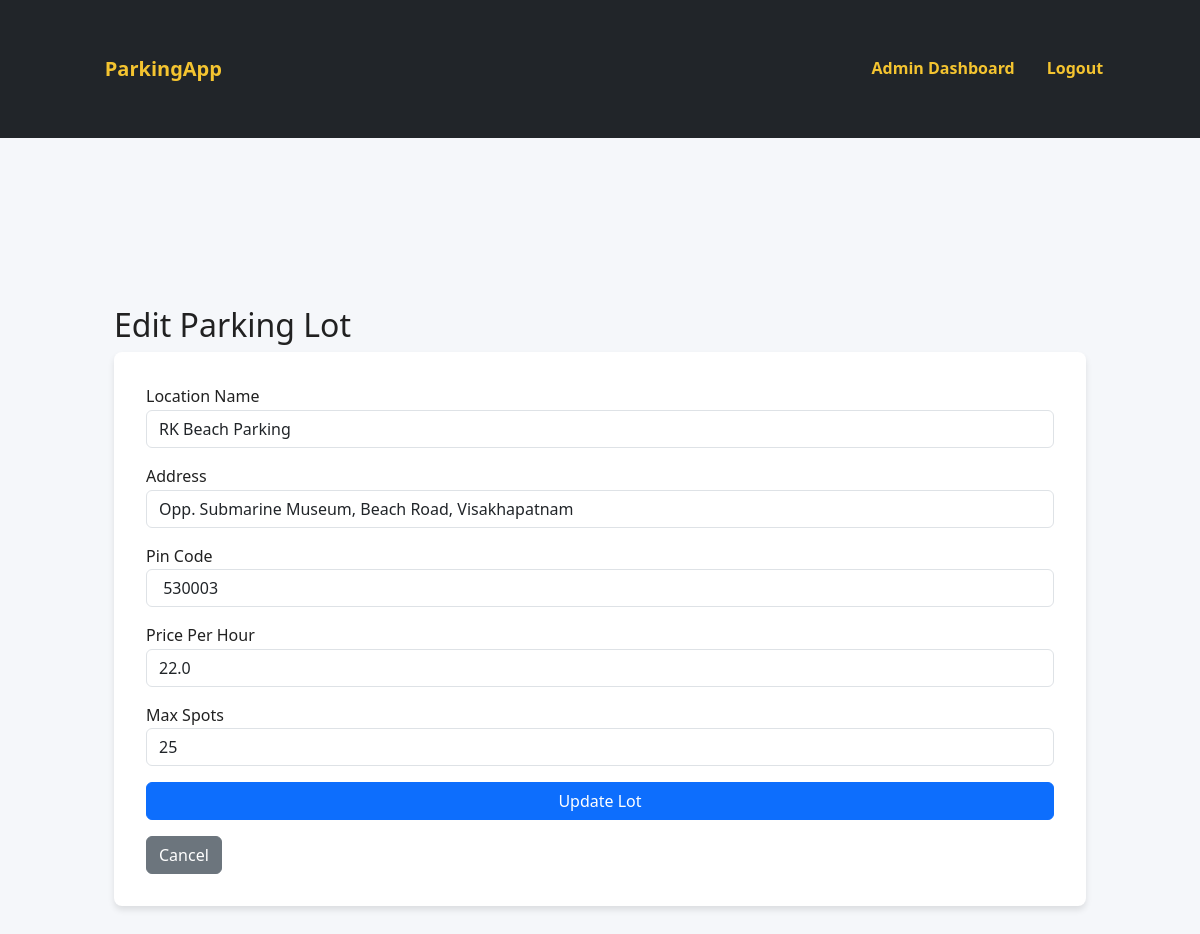
Page /admin/edit_lot/1 (signed in) on the committed database.
### models.py (models this page shows)
class ParkingLot(db.Model):
    __tablename__ = 'parking_lots'
    id = db.Column(db.Integer, primary_key=True)
    location_name = db.Column(db.String(120), nullable=False)
    address = db.Column(db.Text, nullable=False)
    pin_code = db.Column(db.String(6), nullable=False)
    price_per_hour = db.Column(db.Float, nullable=False)
    max_spots = db.Column(db.Integer, nullable=False)
    status = db.Column(db.String(20), default='Active')  # Active or Inactive
    created_at = db.Column(db.DateTime, default=datetime.utcnow)
    spots = db.relationship('ParkingSpot',backref='lot',lazy=True,cascade='all, delete',passive_deletes=True)

### app.py (the view, shortened to what this page needs)
@app.route('/admin/edit_lot/<int:lot_id>', methods=['GET', 'POST'])
@login_required
def edit_lot(lot_id):
    if current_user.role != 'admin':
        return "Unauthorized", 403
    lot = ParkingLot.query.get(lot_id)
    if not lot:
        flash("Parking lot not found.", "danger")
        return redirect(url_for('view_parking_lots'))
    print("Rendering edit_lot page for:", lot.location_name)
    return render_template('edit_parking_lot.html', lot=lot)

### app.py (called while the page is built)
@login_manager.user_loader
def load_user(user_id):
    role, actual_id = user_id.split(':')
    if role == 'admin':
        admin = db.session.get(Admin, int(actual_id))
        if admin:
            return UnifiedUser(f"{admin.id}", 'admin')
    else:
        user = db.session.get(User, int(actual_id))
        if user:
            return UnifiedUser(f"{user.id}", 'user')
    return None

### templates/edit_parking_lot.html
{% extends 'base.html' %}
{% block content %}
<div class="container mt-4">
    <h2>Edit Parking Lot</h2>
    <form method="POST">
        <div class="form-group mb-3">
            <label for="location">Location Name</label>
            <input type="text" class="form-control" name="location" id="location" value="{{ lot.location_name }}" required>
        </div>
        <div class="form-group mb-3">
            <label for="address">Address</label>
            <input type="text" class="form-control" name="address" id="address" value="{{ lot.address }}" required>
        </div>
        <div class="form-group mb-3">
            <label for="pincode">Pin Code</label>
            <input type="text" class="form-control" name="pincode" id="pincode" value="{{ lot.pin_code }}" required>
        </div>
        <div class="form-group mb-3">
            <label for="price">Price Per Hour</label>
            <input type="number" class="form-control" name="price" id="price" value="{{ lot.price_per_hour }}" required step="0.01">
        </div>
        <div class="form-group mb-3">
            <label for="max_spots">Max Spots</label>
            <input type="number" class="form-control" name="max_spots" id="max_spots" value="{{ lot.max_spots }}" required step="0.01">
        </div>
        <button type="submit" class="btn btn-primary">Update Lot</button>
        <a href="{{ url_for('view_parking_lots') }}" class="btn btn-secondary">Cancel</a>
    </form>
</div>
{% endblock %}

### static/css/styles.css (style rules this page uses)
* { margin: 0; padding: 0; box-sizing: border-box; }
body { font-family: 'Segoe UI', Tahoma, Geneva, Verdana, sans-serif; background-color: #F5F7FA; color: #212121; line-height: 1.6; }
.container { width: 90%; max-width: 1200px; margin: auto; padding: 2rem 0; }
form { background-color: white; padding: 2rem; border-radius: 8px; box-shadow: 0 4px 6px rgba(0, 0, 0, 0.1); }
form input, form select, form textarea, form button { width: 100%; margin-bottom: 1rem; padding: 0.75rem; border: 1px solid #ccc; border-radius: 6px; }
form button { background-color: #2E3A59; color: white; font-weight: bold; border: none; cursor: pointer; transition: background-color 0.3s ease; }
input::placeholder { color: #999; }

### rows in the picture
ParkingLot: location "RK Beach Parking", address "Opp. Submarine Museum, Beach Road, Visakhapatnam", pincode "530003", price "22.0", max_spots "25"
